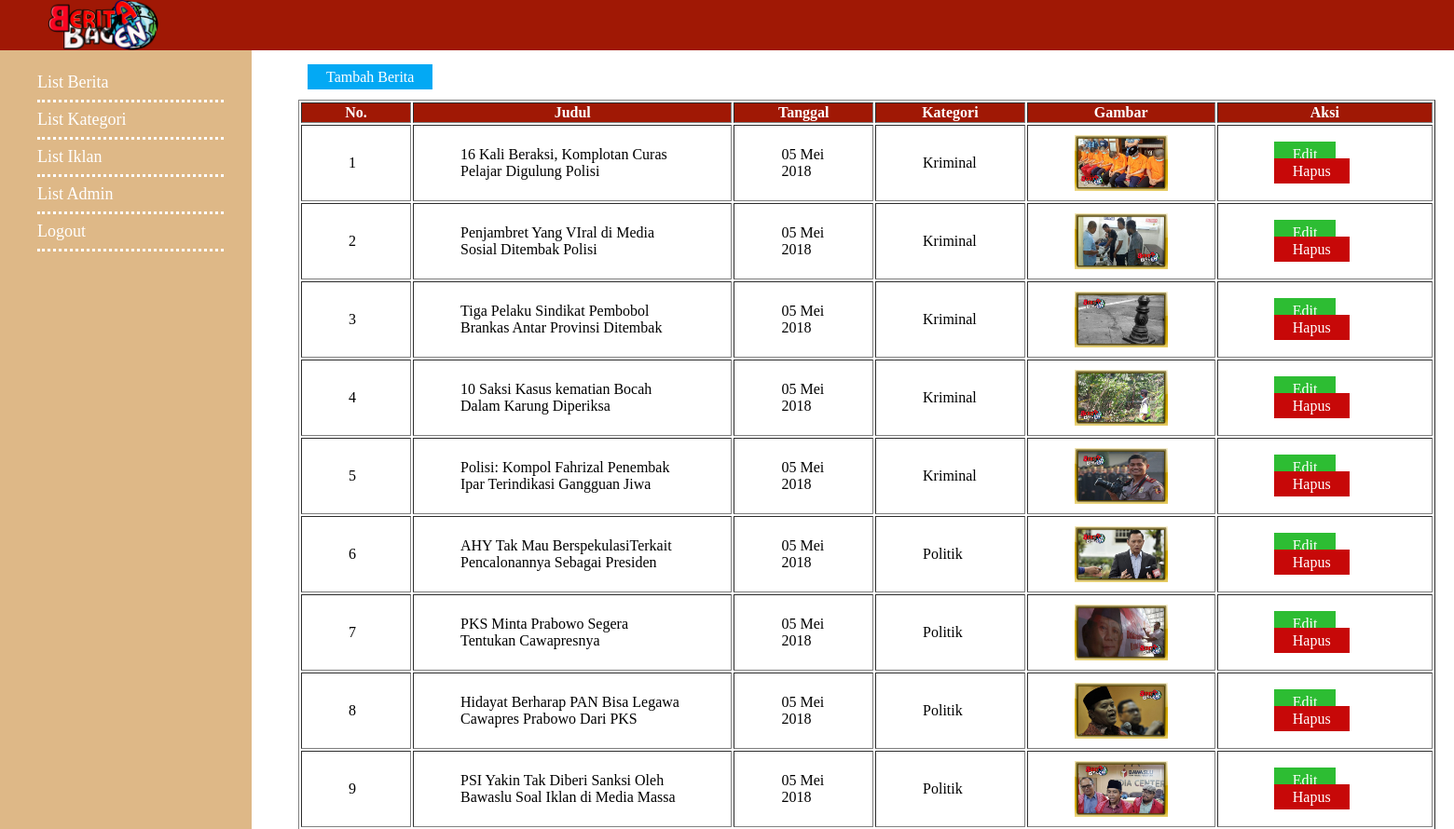
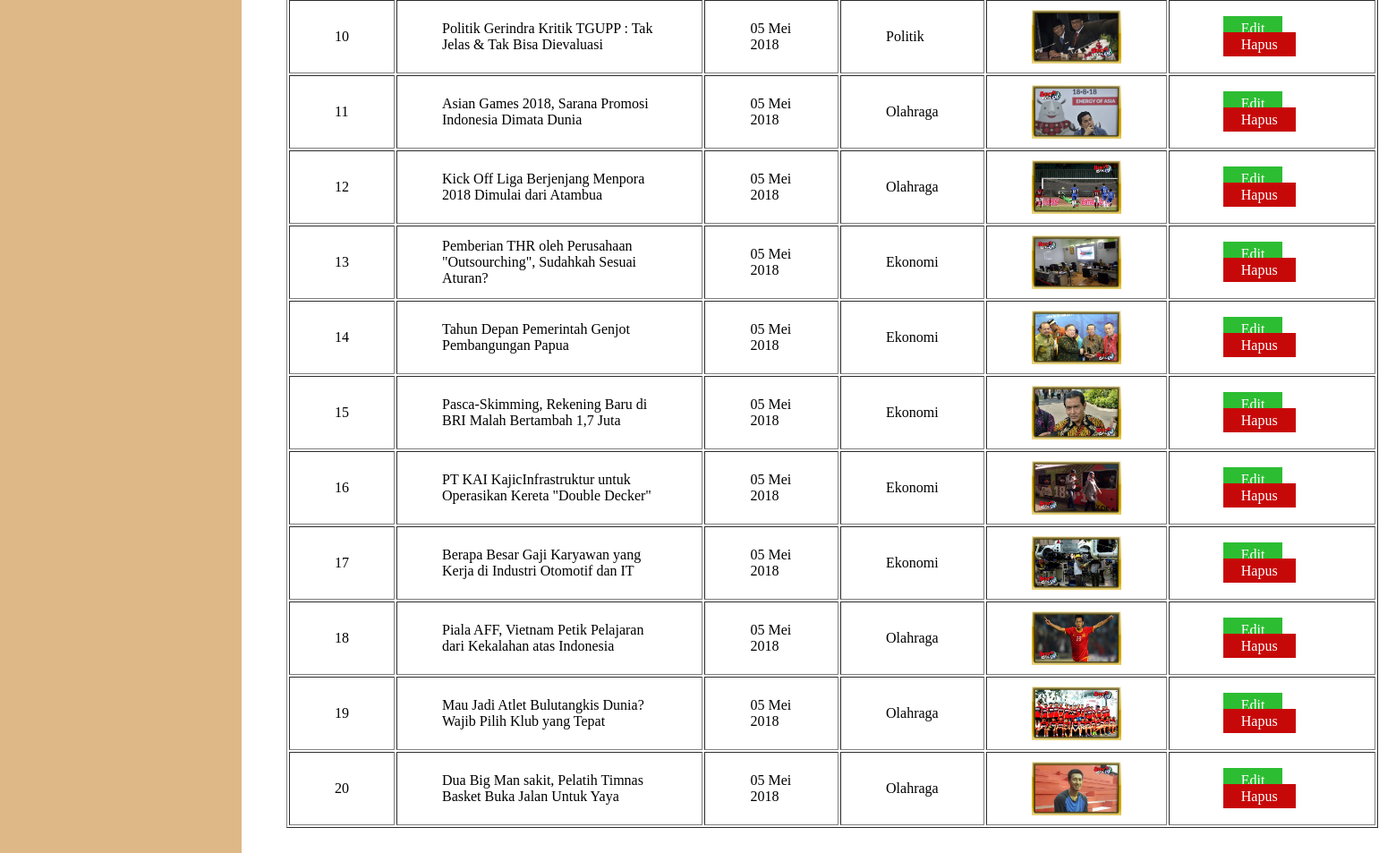
/admin/list_berita.php (signed in), run on the app's committed database (2 pictures, top to bottom).
### tables this page shows
CREATE TABLE IF NOT EXISTS `berita` (
`id_berita` int(5) NOT NULL,
  `judul_berita` varchar(200) NOT NULL,
  `isi_berita` text NOT NULL,
  `id_kategori` int(5) NOT NULL,
  `gambar_berita` varchar(150) NOT NULL,
  `tanggal_berita` timestamp NOT NULL DEFAULT CURRENT_TIMESTAMP ON UPDATE CURRENT_TIMESTAMP
);

CREATE TABLE IF NOT EXISTS `kategori` (
`id_kategori` int(5) NOT NULL,
  `nama_kategori` varchar(50) NOT NULL
);

### config/function.libs.php (called while the page is built)
<?php
function tanggal ($tgl){
	$bulan = array ('','Jan','Feb','Mar','Apr','Mei','Jun','Jul','Agu','Sep','Okt','Nov','Des');
	$tg = substr($tgl,8,2);
	$bl = substr($tgl,5,2);
	$th = substr($tgl,0,4);
	return $tg.' '.$bulan[(int)$bl].' '.$th;
}
?>

### admin/list_berita.php (the view, shortened to what this page needs)
<?php
include "layout/header.php";
$query = mysql_query("SELECT kategori.*,berita.* FROM berita LEFT JOIN kategori on berita.id_kategori = kategori.id_kategori order by berita.id_berita DESC",$con) or die (mysql_error());
$data = mysql_fetch_assoc($query);
?>
<a class ="btn add" href="tambah_berita.php">Tambah Berita</a>
<table border="1">
	<thead>
		<tr>
			<th>No.</th>
			<th>Judul</th>
			<th>Tanggal</th>
			<th>Kategori</th>
			<th>Gambar</th>
			<th>Aksi</th>
		</tr>
	</thead>
	<tbody>
	<?php $num = 0; do{ $num++; ?>
		<tr>
			<td><?=$num;?></td>
			<td><?=$data['judul_berita'];?></td>
			<td><?=tanggal($data['tanggal_berita']);?></td>
			<td><?=$data['nama_kategori'];?></td>
			<td><img src="../upload/berita/<?=$data['gambar_berita'];?>" style="width:100px"></td>
			<td>
			<a class="btn edit" href="edit_berita.php?id=<?=$data['id_berita'];?>">Edit</a>
			<a class="btn delete" href="hapus_berita.php?id=<?=$data['id_berita'];?>">Hapus</a>
			</td>
		</tr>
	<?php }while($data = mysql_fetch_assoc($query)); ?>
	</tbody>
</table>

### admin/assets/css/style.css (style rules this page uses)
body { margin: 0; }
.content table { width: 100%; margin-top: 15px; }
.content table thead tr { background-color: #a01805; color: white; }
.content table tbody tr td { padding: 10px 50px; }
.add { background-color: #03A9f4; }
.edit { background-color: #2dbd33; }
.delete { background-color: #c70808; }
.btn { padding: 5px 20px; color: white; text-decoration: none; margin: 0px 10px; }

### data on the page
berita: judul_berita "16 Kali Beraksi, Komplotan Curas Pelajar Digulung Polisi", tanggal_berita "05 Mei 2018", id_kategori.nama_kategori "Kriminal", gambar_berita (picture)
berita: judul_berita "Penjambret Yang VIral di Media Sosial Ditembak Polisi", tanggal_berita "05 Mei 2018", id_kategori.nama_kategori "Kriminal", gambar_berita (picture)
berita: judul_berita "Tiga Pelaku Sindikat Pembobol Brankas Antar Provinsi Ditembak", tanggal_berita "05 Mei 2018", id_kategori.nama_kategori "Kriminal", gambar_berita (picture)
berita: judul_berita "10 Saksi Kasus kematian Bocah Dalam Karung Diperiksa", tanggal_berita "05 Mei 2018", id_kategori.nama_kategori "Kriminal", gambar_berita (picture)
berita: judul_berita "Polisi: Kompol Fahrizal Penembak Ipar Terindikasi Gangguan Jiwa", tanggal_berita "05 Mei 2018", id_kategori.nama_kategori "Kriminal", gambar_berita (picture)
berita: judul_berita "AHY Tak Mau BerspekulasiTerkait Pencalonannya Sebagai Presiden", tanggal_berita "05 Mei 2018", id_kategori.nama_kategori "Politik", gambar_berita (picture)
berita: judul_berita "PKS Minta Prabowo Segera Tentukan Cawapresnya", tanggal_berita "05 Mei 2018", id_kategori.nama_kategori "Politik", gambar_berita (picture)
berita: judul_berita "Hidayat Berharap PAN Bisa Legawa Cawapres Prabowo Dari PKS", tanggal_berita "05 Mei 2018", id_kategori.nama_kategori "Politik", gambar_berita (picture)
berita: judul_berita "PSI Yakin Tak Diberi Sanksi Oleh Bawaslu Soal Iklan di Media Massa", tanggal_berita "05 Mei 2018", id_kategori.nama_kategori "Politik", gambar_berita (picture)
berita: judul_berita "Politik Gerindra Kritik TGUPP : Tak Jelas & Tak Bisa Dievaluasi", tanggal_berita "05 Mei 2018", id_kategori.nama_kategori "Politik", gambar_berita (picture)
berita: judul_berita "Asian Games 2018, Sarana Promosi Indonesia Dimata Dunia", tanggal_berita "05 Mei 2018", id_kategori.nama_kategori "Olahraga", gambar_berita (picture)
berita: judul_berita "Kick Off Liga Berjenjang Menpora 2018 Dimulai dari Atambua", tanggal_berita "05 Mei 2018", id_kategori.nama_kategori "Olahraga", gambar_berita (picture)
berita: judul_berita "Pemberian THR oleh Perusahaan \"Outsourching\", Sudahkah Sesuai Aturan?", tanggal_berita "05 Mei 2018", id_kategori.nama_kategori "Ekonomi", gambar_berita (picture)
berita: judul_berita "Tahun Depan Pemerintah Genjot Pembangungan Papua", tanggal_berita "05 Mei 2018", id_kategori.nama_kategori "Ekonomi", gambar_berita (picture)
berita: judul_berita "Pasca-Skimming, Rekening Baru di BRI Malah Bertambah 1,7 Juta", tanggal_berita "05 Mei 2018", id_kategori.nama_kategori "Ekonomi", gambar_berita (picture)
berita: judul_berita "PT KAI KajicInfrastruktur untuk Operasikan Kereta \"Double Decker\"", tanggal_berita "05 Mei 2018", id_kategori.nama_kategori "Ekonomi", gambar_berita (picture)
berita: judul_berita "Berapa Besar Gaji Karyawan yang Kerja di Industri Otomotif dan IT", tanggal_berita "05 Mei 2018", id_kategori.nama_kategori "Ekonomi", gambar_berita (picture)
berita: judul_berita "Piala AFF, Vietnam Petik Pelajaran dari Kekalahan atas Indonesia", tanggal_berita "05 Mei 2018", id_kategori.nama_kategori "Olahraga", gambar_berita (picture)
berita: judul_berita "Mau Jadi Atlet Bulutangkis Dunia? Wajib Pilih Klub yang Tepat", tanggal_berita "05 Mei 2018", id_kategori.nama_kategori "Olahraga", gambar_berita (picture)
berita: judul_berita "Dua Big Man sakit, Pelatih Timnas Basket Buka Jalan Untuk Yaya", tanggal_berita "05 Mei 2018", id_kategori.nama_kategori "Olahraga", gambar_berita (picture)
